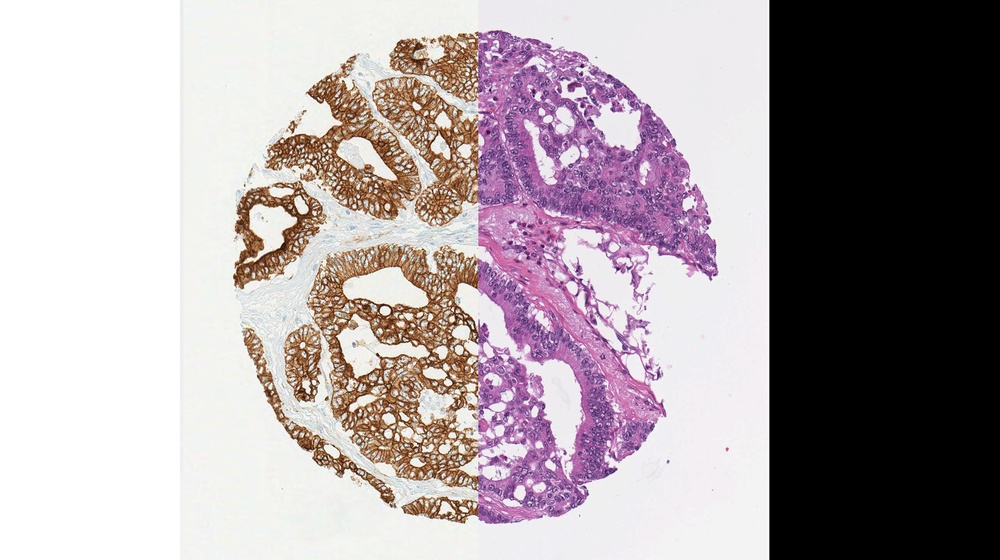
%> input picture testImage.jpg, 1000 x 560 px, shrunk from 2584 x 1448 before the run
$ octave --eval "result = deconcolour;"   (GNU Octave 9; MATLAB toolbox functions it lacks are replaced by stand-ins)
%> lines starting %> are read from the running program, lines starting %| are printed output that depends on the picture; in (x1, y1, x2, y2) boxes, pixels count from 0 and x2, y2 are one past the last pixel; in counts of white or black regions, pixels touching at a corner belong together; the program's own positions count from 1
%> in deconcolour, imageIn is the input picture: size 560x1000x3 uint8; mean R, G, B 169.6, 159.5, 163.2
### removeblack.m
function [imageOut] = removeblack(imageIn, replaceValue, varargin)
%> called with replaceValue = 256
%UNTITLED Summary of this function goes here
%   Detailed explanation goes here

%% input layer
if ~exist('replaceValue'), replaceValue = 256; end

%% detect black areas
imageGray = rgb2gray(imageIn);
maskBlack = imageGray <5;
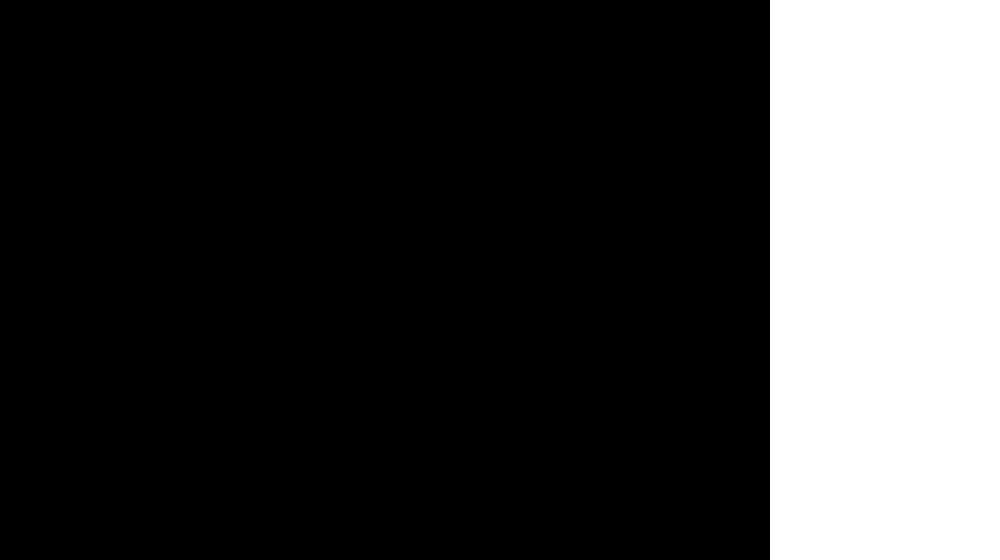
%> maskBlack: size 560x1000 logical; 23% white; 1 white region, box (x1, y1, x2, y2) and area: (770, 0, 1000, 560) 128800
maskBlack =repmat(maskBlack, [1,1,3]);

%% remove it
imageOut = imageIn;
imageOut(maskBlack)= replaceValue;
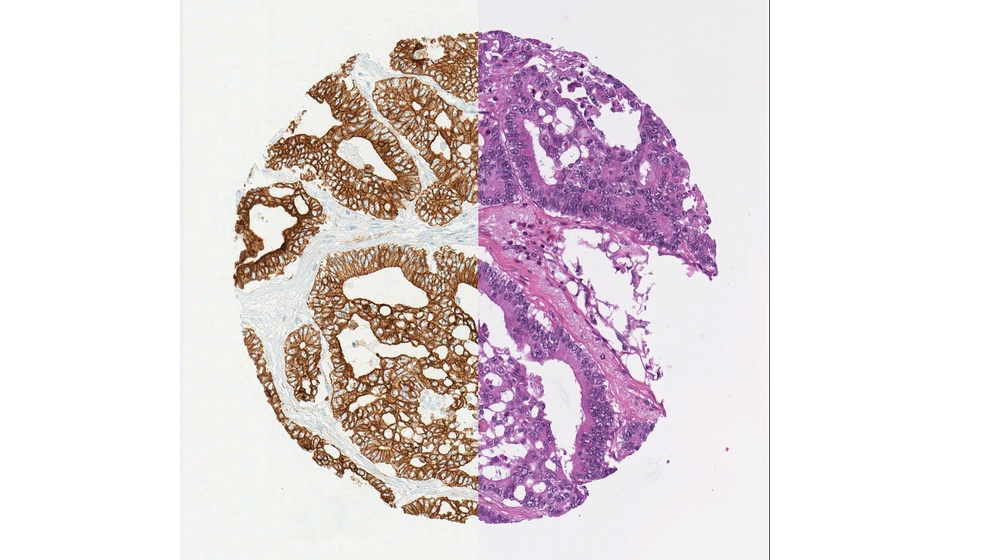
%> imageOut: size 560x1000x3 uint8; mean R, G, B 228.3, 218.1, 221.8

end

### calcstainresult.m
function [stainResult] = calcstainresult(deconResult, Imax, funContrast, varargin)
%UNTITLED2 Summary of this function goes here
%   Detailed explanation goes here

%% input layer
if ~exist('funContrast'), funContrast = []; end

%% reverse deconvolution
stainResult = deconResult;
stainResult = Imax* exp(-stainResult(:)');
stainResult = reshape(stainResult', size(deconResult,1), size(deconResult,2), 1);
stainResult = Imax - uint8(stainResult);

%% apply constrast stretching
if ~isempty(funContrast)

end

end

### deconcolour.m
function [Stains] = deconcolour(imageIn, M, removeBlack, funContrast, vis, varargin)

%% input layer
if exist('vis')==0, vis = true; end

if ~exist('removeBlack'), removeBlack = true; end

if ~exist('funContrast'), funContrast = []; end

if exist('imageIn') == 0, imageIn = imread('testImage.jpg'); end

if size(imageIn,3) > 3, imageIn = imageIn(:,:,1:3); end
Imax = 256;

%% remove black image-parts
if removeBlack
    imageIn = removeblack(imageIn, 256);
end

%% define the color values
if exist('M')~=1
    %   R      G     B
    M = [0.18, 0.20, 0.08; ... % Hematoxylin
        0.01, 0.13, 0.01; ...  % Eosin
        0.10, 0.21, 0.29];     % DAB
end

MNorm = [M(1,:)/norm(M(1,:));...
        M(2,:)/norm(M(2,:));...
        M(3,:)/norm(M(3,:))];

%% Convert RGB intensity to optical density (absorbance)
imageOD = -log10((double(imageIn)+1)./Imax);
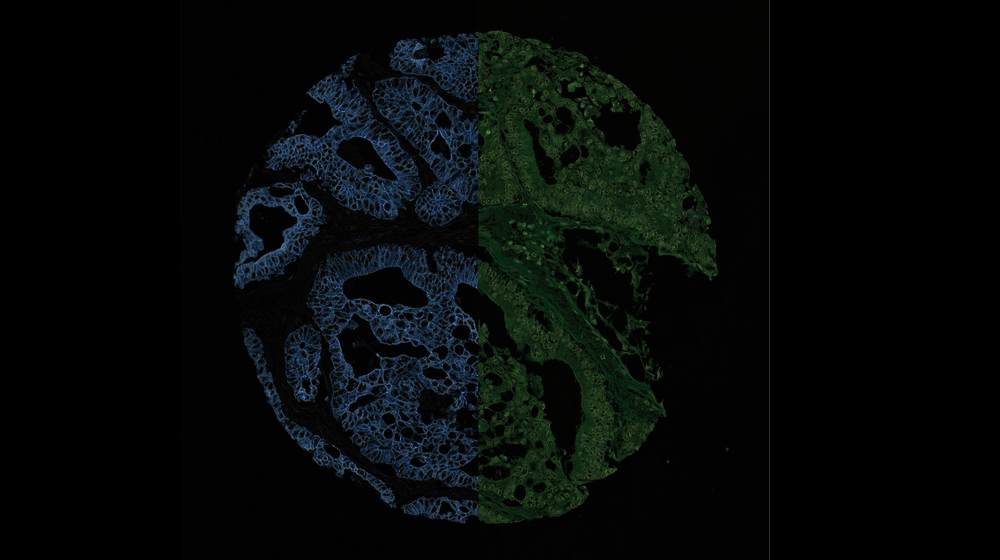
%> imageOD: size 560x1000x3 double; mean R, G, B 0.0576, 0.0925, 0.0854; drawn with min black and max white

%% convert the image to matrix with values per pixel
imageOD = reshape(imageOD,3,[]);

%% calculate the color deconvolution
imageDecon = M \ imageOD;
imageDecon = reshape(imageDecon', size(imageIn,1), size(imageIn,2), []);
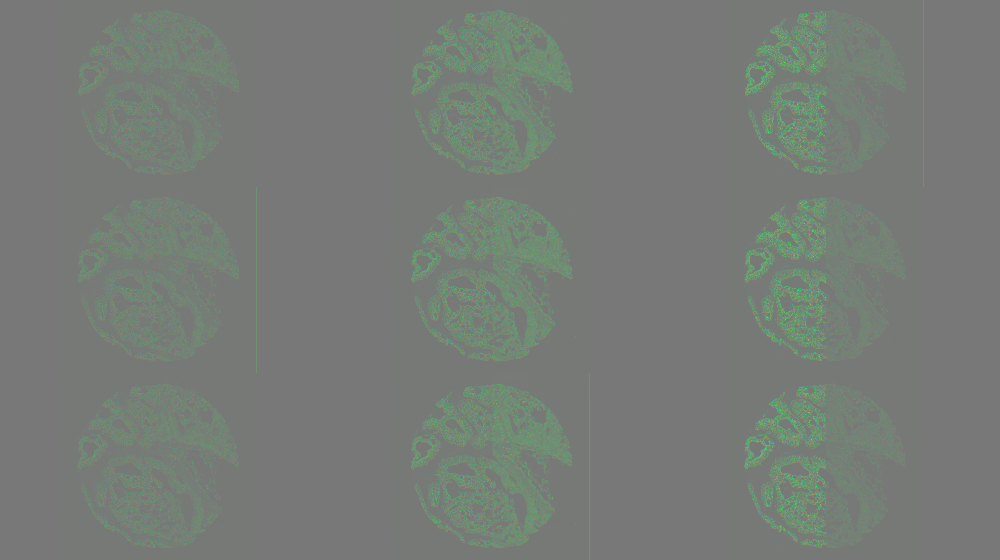
%> imageDecon: size 560x1000x3 double; mean R, G, B -0.2, 0.6, -0.1; drawn with min black and max white

%% convert the color-deconvolution results to a staining result
Stains = cell(3,1);
for i = 1:3
    Stains{i}= calcstainresult(imageDecon(:,:,i), Imax, funContrast);
end
%> this loop made 3 passes
%> pass 1, in calcstainresult, `stainResult = deconResult;`:
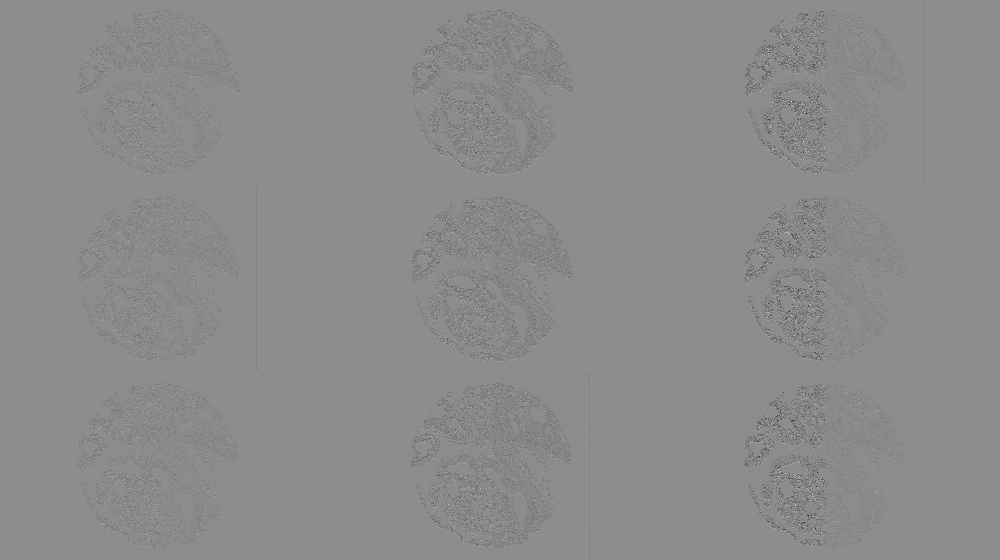
%> stainResult: size 560x1000 double; min -18.16, max 14.53, mean -0.213; drawn with min black and max white
%> pass 2, in calcstainresult (call 2), `stainResult = deconResult;`:
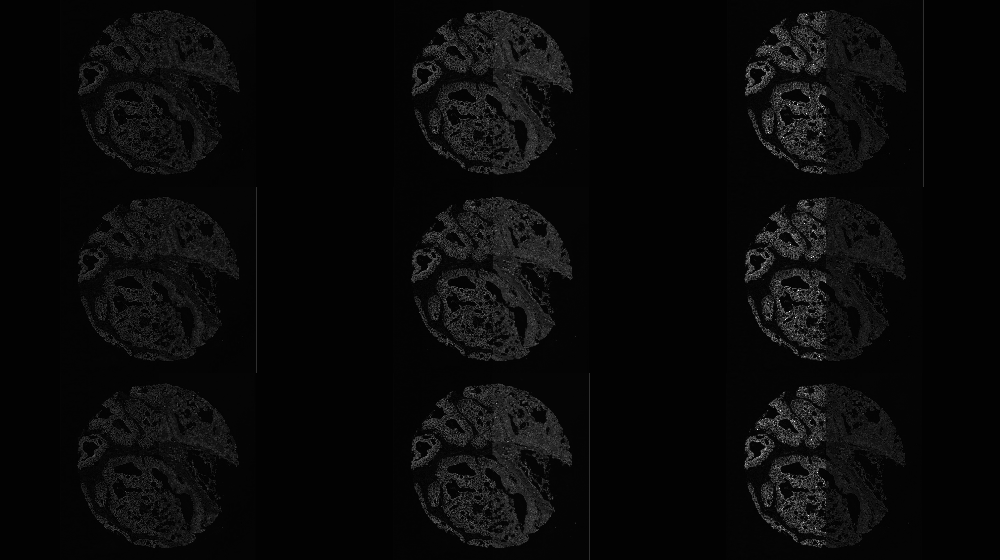
%> stainResult: size 560x1000 double; min -0.167, max 20.39, mean 0.6; drawn with min black and max white
%> after the loop, Stains = 3 items

%% output layer
if vis
   figure(),
   subplot(2,3, 1:3), imagesc(imageIn), title('input image')
   for i =1:3
        subplot(2,3,i+3), imagesc(Stains{i}),
        title(['staining', num2str(i)]), colorbar, colormap parula
   end
%> `result = deconcolour;`:
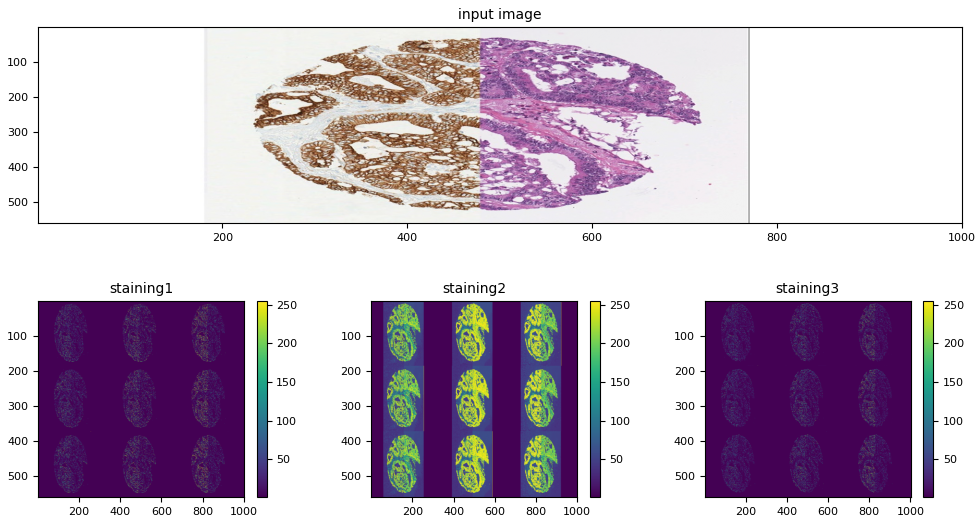
%> figure redrawn from the program's plot data, 4 panels
end

end
